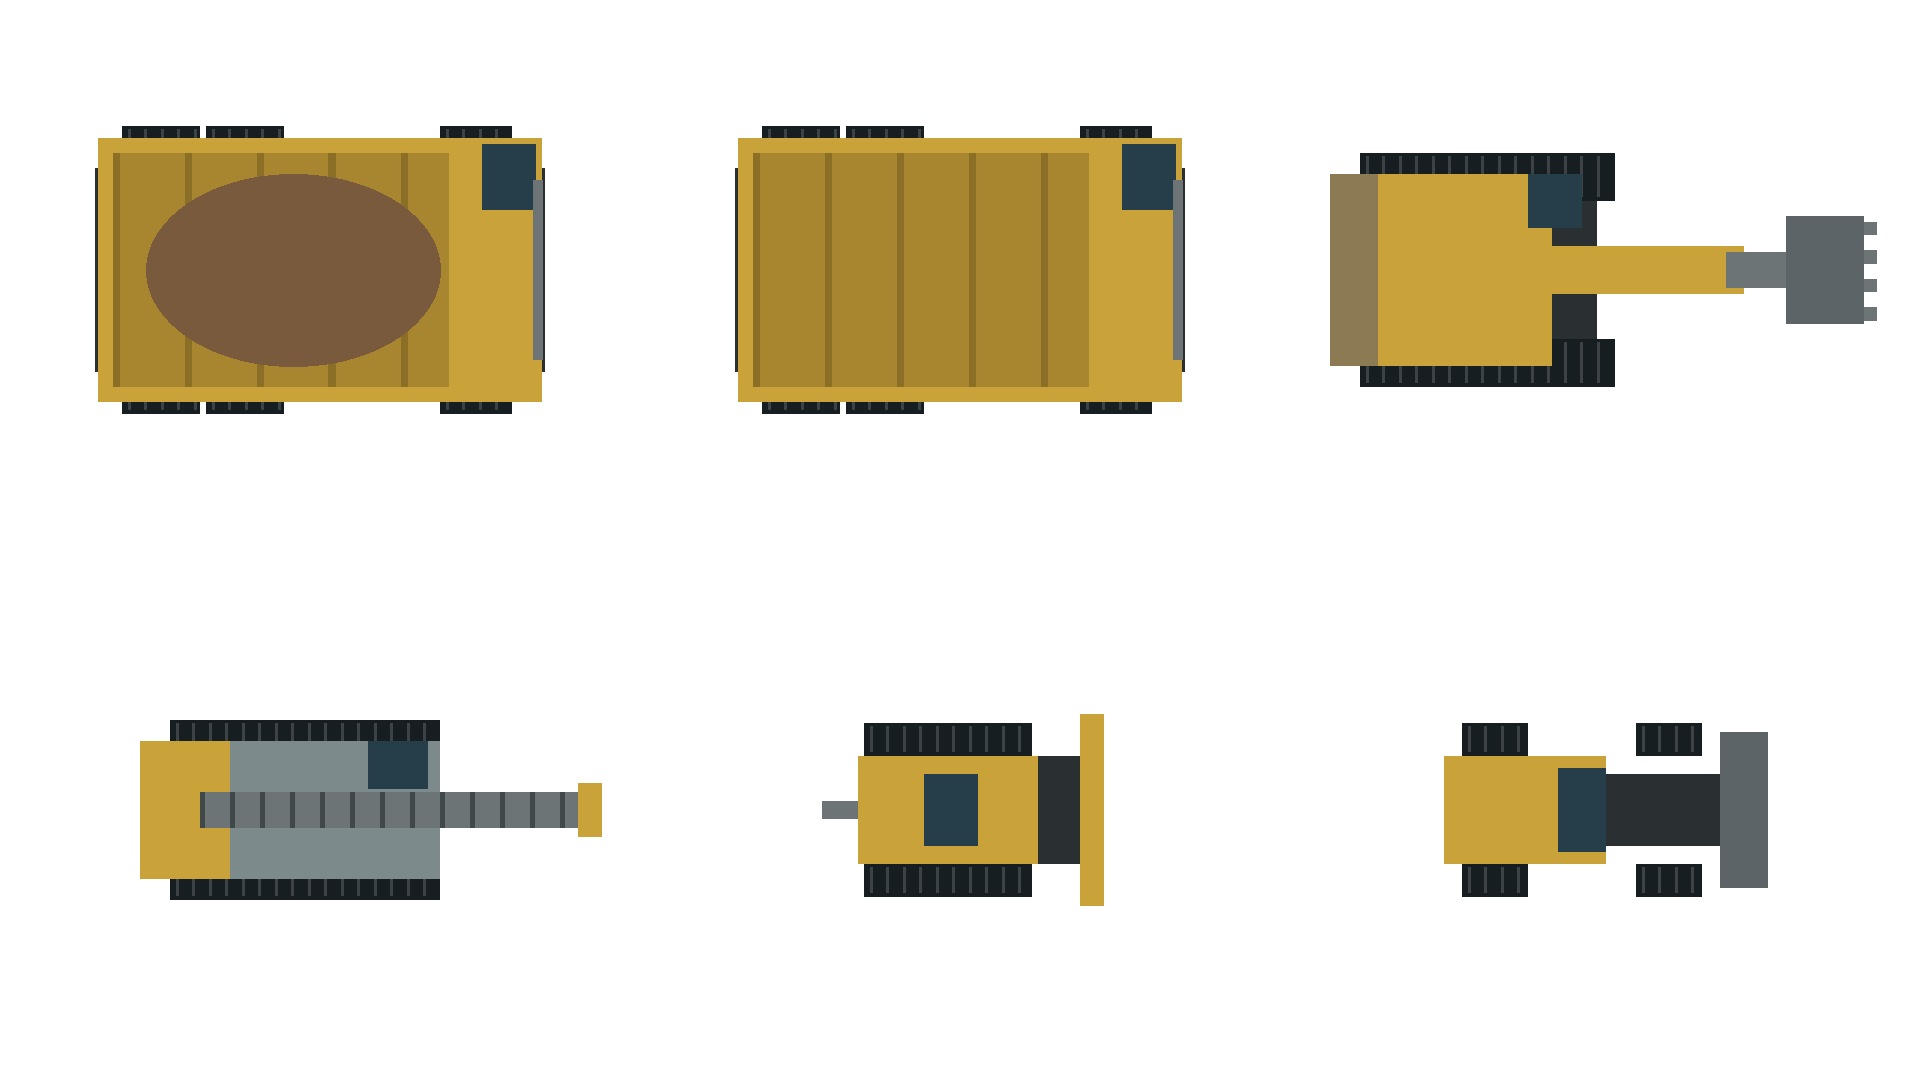

This chart was generated by the following Python code:
"""Geometry guide for the open pit's machines (`voids.md`, the open pit; `PitMachines`).

Six frames on a 1920x1080 canvas, 3 columns x 2 rows of 640x540, each machine centred in its frame with its
front to the east (+x), drawn overhead at one scale (30 px a metre) so the sheet keeps the machines' real sizes
against each other. Frame order is `PitMachines.Kind`'s: loaded haul truck, empty haul truck, face shovel,
blasthole drill, crawler dozer, wheel loader.

    python art-source/voids/open-pit/machines-guide.py
"""
from pathlib import Path

from PIL import Image, ImageDraw

PX = 30  # pixels a metre
FW, FH = 640, 540
img = Image.new("RGBA", (1920, 1080), (0, 0, 0, 0))
d = ImageDraw.Draw(img)

PAINT = "#c9a23a"
DARK = "#2a2f31"
TREAD = "#171e22"
GROOVE = "#3c4245"
STEEL = "#6d7476"
GLASS = "#263e49"
ORE = "#7a5a3c"


def box(ox, oy, x, y, w, h, color):
    """A rectangle of w x h metres whose top-left is (x, y) metres from the frame's centre."""
    cx, cy = ox + FW / 2, oy + FH / 2
    d.rectangle([cx + x * PX, cy + y * PX, cx + (x + w) * PX - 1, cy + (y + h) * PX - 1], fill=color)


def tread(ox, oy, x, y, w, h, along=True):
    """A tyre or crawler track seen from above: dark, with grooves across the direction of travel."""
    box(ox, oy, x, y, w, h, TREAD)
    step = .55
    t = x + .2
    while t < x + w - .2:
        box(ox, oy, t, y + .12, .1, h - .24, GROOVE)
        t += step


def haul_truck(ox, oy, loaded):
    # 15 m long, 9.6 m wide; dump body over the rear and its canopy over the cab.
    for tx, w in ((4.0, 2.4), (-6.6, 2.6), (-3.8, 2.6)):
        tread(ox, oy, tx, -4.8, w, 1.5)
        tread(ox, oy, tx, 3.3, w, 1.5)
    box(ox, oy, -7.5, -3.4, 15.0, 6.8, DARK)
    box(ox, oy, -7.4, -4.4, 12.6, 8.8, PAINT)           # dump body
    box(ox, oy, -6.9, -3.9, 11.2, 7.8, "#a8862f")       # its floor
    for r in range(5):
        box(ox, oy, -6.9 + r * 2.4, -3.9, .25, 7.8, "#8b6f27")  # ribs
    box(ox, oy, 5.2, -4.4, 2.2, 8.8, PAINT)             # canopy over the cab
    box(ox, oy, 5.4, -4.2, 1.8, 2.2, GLASS)             # cab, the driver's side
    box(ox, oy, 7.1, -3.0, .35, 6.0, STEEL)             # front deck rail
    if loaded:
        d.ellipse([ox + FW / 2 - 5.8 * PX, oy + FH / 2 - 3.2 * PX, ox + FW / 2 + 4.0 * PX, oy + FH / 2 + 3.2 * PX],
                  fill=ORE)


def shovel(ox, oy):
    # Crawler tracks 8.5 m, house 7 x 6 m, boom and stick reaching 6 m ahead to a 3.6 m wide bucket.
    tread(ox, oy, -8.0, -3.9, 8.5, 1.6)
    tread(ox, oy, -8.0, 2.3, 8.5, 1.6)
    box(ox, oy, -7.4, -2.3, 7.3, 4.6, DARK)             # carbody
    box(ox, oy, -9.0, -3.2, 7.4, 6.4, PAINT)            # house
    box(ox, oy, -9.0, -3.2, 1.6, 6.4, "#8b7a52")        # counterweight
    box(ox, oy, -2.4, -3.2, 1.8, 1.8, GLASS)            # cab
    box(ox, oy, -1.6, -.8, 6.4, 1.6, PAINT)             # boom
    box(ox, oy, 4.2, -.6, 2.2, 1.2, STEEL)              # stick
    box(ox, oy, 6.2, -1.8, 2.6, 3.6, "#5d6467")         # bucket
    for t in range(4):
        box(ox, oy, 8.8, -1.6 + t * .95, .45, .45, STEEL)  # teeth


def drill(ox, oy):
    # Crawler tracks 9 m; deck 10 x 5 m; the mast laid along it for tramming, a lattice 13 m long.
    tread(ox, oy, -5.0, -3.0, 9.0, 1.3)
    tread(ox, oy, -5.0, 1.7, 9.0, 1.3)
    box(ox, oy, -6.0, -2.3, 10.0, 4.6, "#7d8a8c")       # deck
    box(ox, oy, -6.0, -2.3, 3.0, 4.6, PAINT)            # power pack
    box(ox, oy, 1.6, -2.3, 2.0, 1.6, GLASS)             # cab
    box(ox, oy, -4.0, -.6, 13.0, 1.2, STEEL)            # mast
    for t in range(13):
        box(ox, oy, -4.0 + t, -.6, .18, 1.2, "#41484a")  # lattice
    box(ox, oy, 8.6, -.9, .8, 1.8, PAINT)               # mast head


def dozer(ox, oy):
    # Tracks 5 m, body 6 x 3.6 m, blade 6 m wide ahead, ripper behind.
    tread(ox, oy, -3.2, -2.9, 5.6, 1.1)
    tread(ox, oy, -3.2, 1.8, 5.6, 1.1)
    box(ox, oy, -3.4, -1.8, 6.0, 3.6, PAINT)
    box(ox, oy, -1.2, -1.2, 1.8, 2.4, GLASS)            # cab
    box(ox, oy, 2.6, -1.8, 1.4, 3.6, DARK)              # push arms
    box(ox, oy, 4.0, -3.2, .8, 6.4, PAINT)              # blade
    box(ox, oy, -4.6, -.3, 1.2, .6, STEEL)              # ripper


def loader(ox, oy):
    # Articulated: rear frame and engine, front frame, a 5 m wide bucket ahead.
    for tx in (-4.6, 1.2):
        tread(ox, oy, tx, -2.9, 2.2, 1.1)
        tread(ox, oy, tx, 1.8, 2.2, 1.1)
    box(ox, oy, -5.2, -1.8, 5.4, 3.6, PAINT)            # rear frame, engine
    box(ox, oy, -1.4, -1.4, 1.6, 2.8, GLASS)            # cab
    box(ox, oy, .2, -1.2, 3.8, 2.4, DARK)               # front frame, lift arms
    box(ox, oy, 4.0, -2.6, 1.6, 5.2, "#5d6467")         # bucket


frames = [lambda o, p: haul_truck(o, p, True), lambda o, p: haul_truck(o, p, False), shovel, drill, dozer, loader]
for i, draw in enumerate(frames):
    draw((i % 3) * FW, (i // 3) * FH)
img.save(Path(__file__).with_name("machines-guide.png"))
